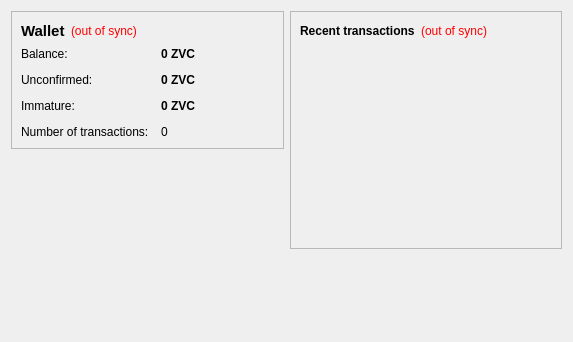
<?xml version="1.0" encoding="UTF-8"?>
<ui version="4.0">
 <class>OverviewPage</class>
 <widget class="QWidget" name="OverviewPage">
  <property name="geometry">
   <rect>
    <x>0</x>
    <y>0</y>
    <width>573</width>
    <height>342</height>
   </rect>
  </property>
  <property name="windowTitle">
   <string>Form</string>
  </property>
  <layout class="QHBoxLayout" name="horizontalLayout" stretch="1,1">
   <item>
    <layout class="QVBoxLayout" name="verticalLayout_2">
     <item>
      <widget class="QFrame" name="frame">
       <property name="frameShape">
        <enum>QFrame::StyledPanel</enum>
       </property>
       <property name="frameShadow">
        <enum>QFrame::Raised</enum>
       </property>
       <layout class="QVBoxLayout" name="verticalLayout_4">
        <item>
         <layout class="QHBoxLayout" name="horizontalLayout_4">
          <item>
           <widget class="QLabel" name="label_5">
            <property name="font">
             <font>
              <pointsize>11</pointsize>
              <weight>75</weight>
              <bold>true</bold>
             </font>
            </property>
            <property name="text">
             <string>Wallet</string>
            </property>
           </widget>
          </item>
          <item>
           <widget class="QLabel" name="labelWalletStatus">
            <property name="toolTip">
             <string>The displayed information may be out of date. Your wallet automatically synchronizes with the zvcoin network after a connection is established, but this process has not completed yet.</string>
            </property>
            <property name="styleSheet">
             <string notr="true">QLabel { color: red; }</string>
            </property>
            <property name="text">
             <string notr="true">(out of sync)</string>
            </property>
            <property name="alignment">
             <set>Qt::AlignLeading|Qt::AlignLeft|Qt::AlignVCenter</set>
            </property>
           </widget>
          </item>
          <item>
           <spacer name="horizontalSpacer_2">
            <property name="orientation">
             <enum>Qt::Horizontal</enum>
            </property>
            <property name="sizeHint" stdset="0">
             <size>
              <width>40</width>
              <height>20</height>
             </size>
            </property>
           </spacer>
          </item>
         </layout>
        </item>
        <item>
         <layout class="QFormLayout" name="formLayout_2">
          <property name="fieldGrowthPolicy">
           <enum>QFormLayout::AllNonFixedFieldsGrow</enum>
          </property>
          <property name="horizontalSpacing">
           <number>12</number>
          </property>
          <property name="verticalSpacing">
           <number>12</number>
          </property>
          <item row="0" column="0">
           <widget class="QLabel" name="label">
            <property name="text">
             <string>Balance:</string>
            </property>
           </widget>
          </item>
          <item row="0" column="1">
           <widget class="QLabel" name="labelBalance">
            <property name="font">
             <font>
              <weight>75</weight>
              <bold>true</bold>
             </font>
            </property>
            <property name="cursor">
             <cursorShape>IBeamCursor</cursorShape>
            </property>
            <property name="toolTip">
             <string>Your current balance</string>
            </property>
            <property name="text">
             <string notr="true">0 ZVC</string>
            </property>
            <property name="textInteractionFlags">
             <set>Qt::LinksAccessibleByMouse|Qt::TextSelectableByKeyboard|Qt::TextSelectableByMouse</set>
            </property>
           </widget>
          </item>
          <item row="1" column="0">
           <widget class="QLabel" name="label_3">
            <property name="text">
             <string>Unconfirmed:</string>
            </property>
           </widget>
          </item>
          <item row="1" column="1">
           <widget class="QLabel" name="labelUnconfirmed">
            <property name="font">
             <font>
              <weight>75</weight>
              <bold>true</bold>
             </font>
            </property>
            <property name="cursor">
             <cursorShape>IBeamCursor</cursorShape>
            </property>
            <property name="toolTip">
             <string>Total of transactions that have yet to be confirmed, and do not yet count toward the current balance</string>
            </property>
            <property name="text">
             <string notr="true">0 ZVC</string>
            </property>
            <property name="textInteractionFlags">
             <set>Qt::LinksAccessibleByMouse|Qt::TextSelectableByKeyboard|Qt::TextSelectableByMouse</set>
            </property>
           </widget>
          </item>
          <item row="3" column="0">
           <widget class="QLabel" name="label_2">
            <property name="text">
             <string>Number of transactions:</string>
            </property>
           </widget>
          </item>
          <item row="3" column="1">
           <widget class="QLabel" name="labelNumTransactions">
            <property name="toolTip">
             <string>Total number of transactions in wallet</string>
            </property>
            <property name="text">
             <string notr="true">0</string>
            </property>
           </widget>
          </item>
          <item row="2" column="0">
           <widget class="QLabel" name="labelImmatureText">
            <property name="text">
             <string>Immature:</string>
            </property>
           </widget>
          </item>
          <item row="2" column="1">
           <widget class="QLabel" name="labelImmature">
            <property name="font">
             <font>
              <weight>75</weight>
              <bold>true</bold>
             </font>
            </property>
            <property name="toolTip">
             <string>Mined balance that has not yet matured</string>
            </property>
            <property name="text">
             <string notr="true">0 ZVC</string>
            </property>
            <property name="textInteractionFlags">
             <set>Qt::LinksAccessibleByMouse|Qt::TextSelectableByKeyboard|Qt::TextSelectableByMouse</set>
            </property>
           </widget>
          </item>
         </layout>
        </item>
       </layout>
      </widget>
     </item>
     <item>
      <spacer name="verticalSpacer">
       <property name="orientation">
        <enum>Qt::Vertical</enum>
       </property>
       <property name="sizeHint" stdset="0">
        <size>
         <width>20</width>
         <height>40</height>
        </size>
       </property>
      </spacer>
     </item>
    </layout>
   </item>
   <item>
    <layout class="QVBoxLayout" name="verticalLayout_3">
     <item>
      <widget class="QFrame" name="frame_2">
       <property name="frameShape">
        <enum>QFrame::StyledPanel</enum>
       </property>
       <property name="frameShadow">
        <enum>QFrame::Raised</enum>
       </property>
       <layout class="QVBoxLayout" name="verticalLayout">
        <item>
         <layout class="QHBoxLayout" name="horizontalLayout_2">
          <item>
           <widget class="QLabel" name="label_4">
            <property name="text">
             <string>&lt;b&gt;Recent transactions&lt;/b&gt;</string>
            </property>
           </widget>
          </item>
          <item>
           <widget class="QLabel" name="labelTransactionsStatus">
            <property name="toolTip">
             <string>The displayed information may be out of date. Your wallet automatically synchronizes with the zvcoin network after a connection is established, but this process has not completed yet.</string>
            </property>
            <property name="styleSheet">
             <string notr="true">QLabel { color: red; }</string>
            </property>
            <property name="text">
             <string notr="true">(out of sync)</string>
            </property>
            <property name="alignment">
             <set>Qt::AlignRight|Qt::AlignTrailing|Qt::AlignVCenter</set>
            </property>
           </widget>
          </item>
          <item>
           <spacer name="horizontalSpacer">
            <property name="orientation">
             <enum>Qt::Horizontal</enum>
            </property>
            <property name="sizeHint" stdset="0">
             <size>
              <width>40</width>
              <height>20</height>
             </size>
            </property>
           </spacer>
          </item>
         </layout>
        </item>
        <item>
         <widget class="QListView" name="listTransactions">
          <property name="styleSheet">
           <string notr="true">QListView { background: transparent; }</string>
          </property>
          <property name="frameShape">
           <enum>QFrame::NoFrame</enum>
          </property>
          <property name="verticalScrollBarPolicy">
           <enum>Qt::ScrollBarAlwaysOff</enum>
          </property>
          <property name="horizontalScrollBarPolicy">
           <enum>Qt::ScrollBarAlwaysOff</enum>
          </property>
          <property name="selectionMode">
           <enum>QAbstractItemView::NoSelection</enum>
          </property>
         </widget>
        </item>
       </layout>
      </widget>
     </item>
     <item>
      <spacer name="verticalSpacer_2">
       <property name="orientation">
        <enum>Qt::Vertical</enum>
       </property>
       <property name="sizeHint" stdset="0">
        <size>
         <width>20</width>
         <height>40</height>
        </size>
       </property>
      </spacer>
     </item>
    </layout>
   </item>
  </layout>
 </widget>
 <resources/>
 <connections/>
</ui>
